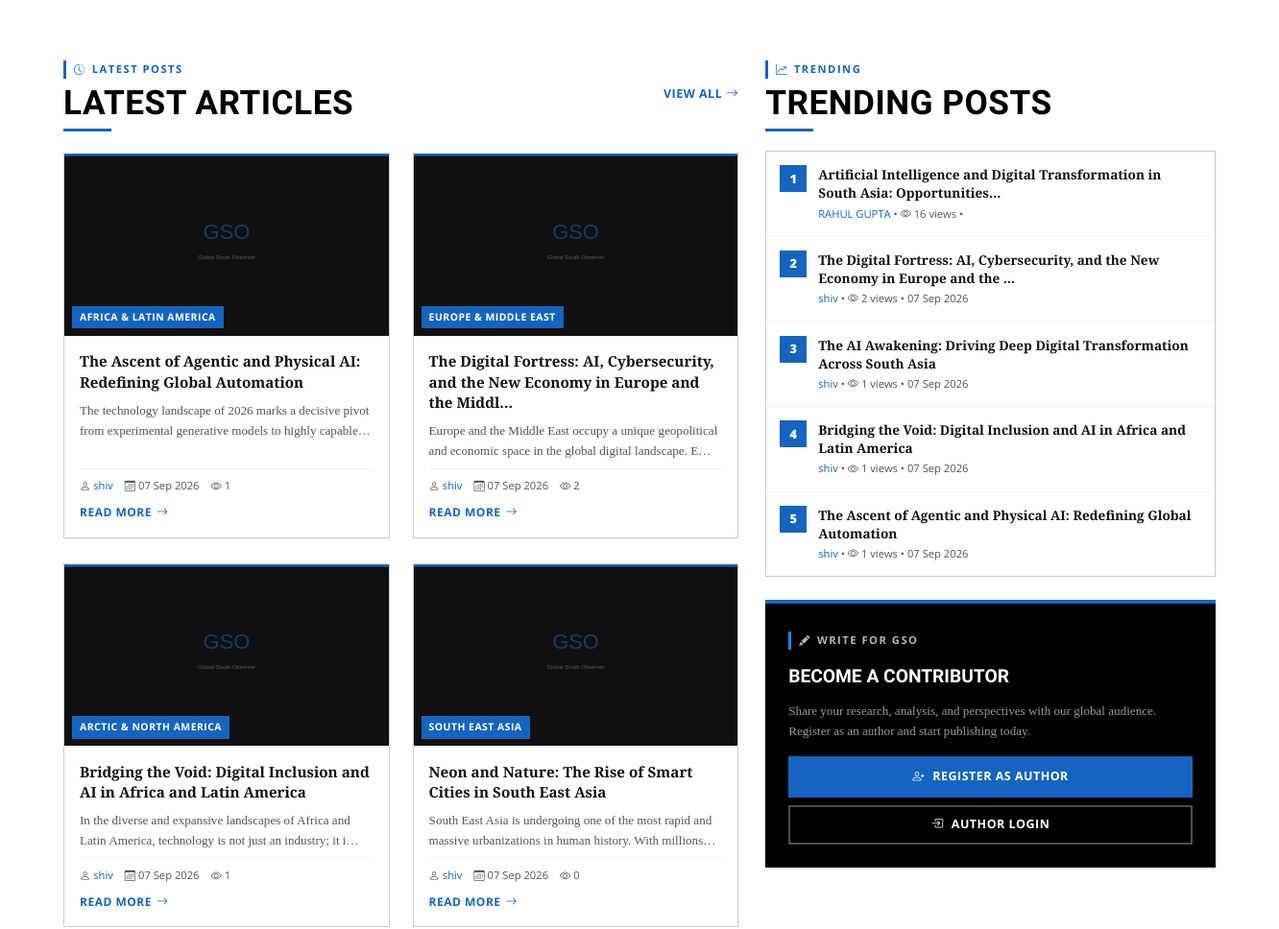
/ (middle part), run on an earlier commit of the app's database.
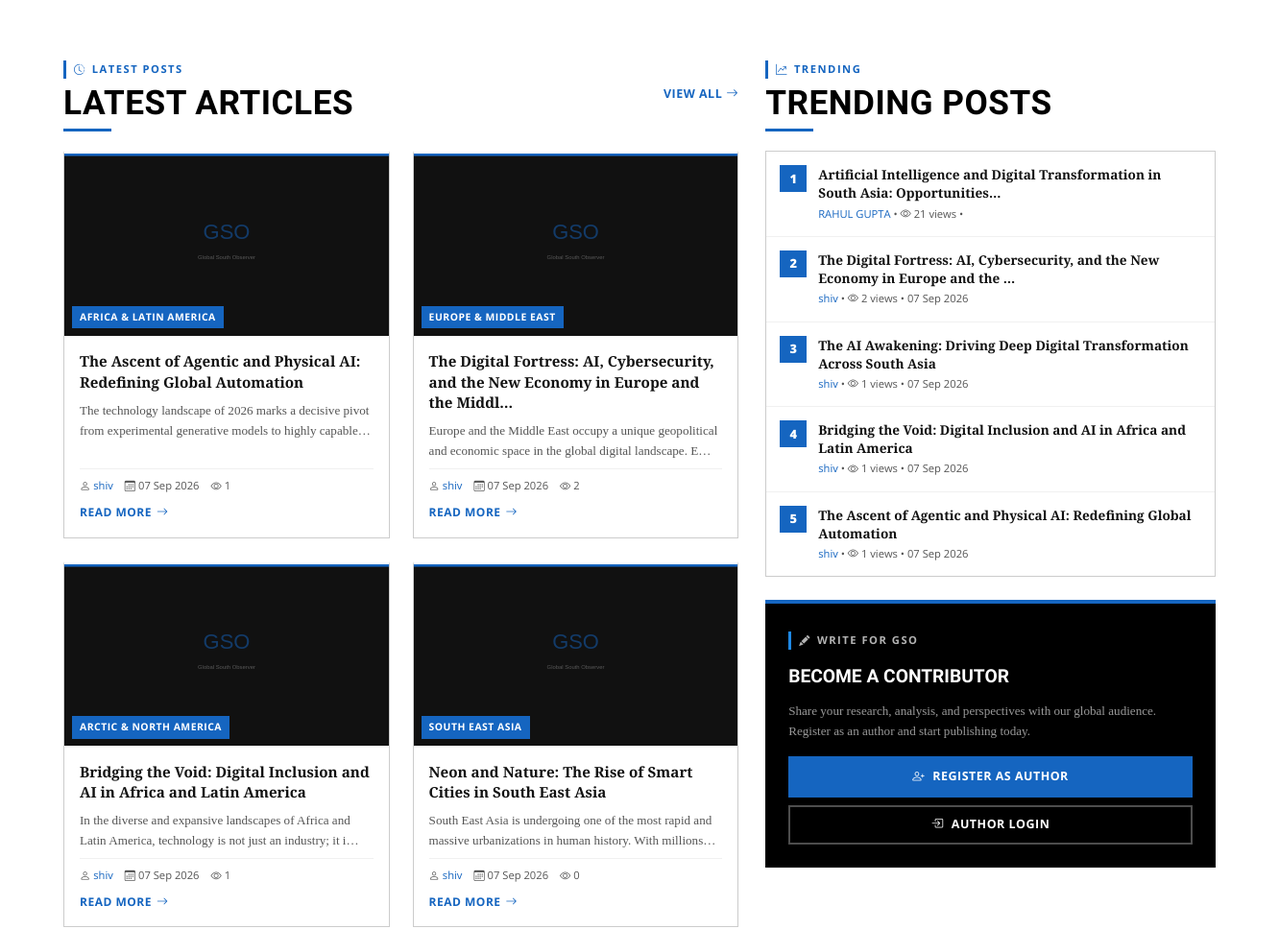
And on a later commit of the database.
### observer/models.py (models this page shows, shortened)
class Post(models.Model):
    CATEGORY_CHOICES = [
        ('global-south',        'Global South'),
        ('indo-pacific',        'Indo-Pacific Region'),
        ('south-asia',          'South Asia'),
        ('south-east-asia',     'South East Asia'),
        ('africa-latin-america','Africa & Latin America'),
        ('europe-middle-east',  'Europe & Middle East'),
        ('arctic-north-america','Arctic & North America'),
    ]
    STATUS_CHOICES = [
        ('pending',   'Pending Review'),
        ('published', 'Published'),
        ('rejected',  'Rejected'),
    ]
    title            = models.CharField(max_length=300)
    slug             = models.SlugField(max_length=320, unique=True, blank=True)
    author           = models.ForeignKey(Author, on_delete=models.CASCADE, related_name='posts')
    category         = models.CharField(max_length=50, choices=CATEGORY_CHOICES)
    image            = models.ImageField(upload_to='posts/%Y/%m/')
    keywords         = models.CharField(max_length=500, help_text='Comma-separated keywords')
    content          = models.TextField()
    status           = models.CharField(max_length=20, choices=STATUS_CHOICES, default='pending')
    views            = models.PositiveIntegerField(default=0)
    rejection_reason = models.TextField(blank=True)
    created_at       = models.DateTimeField(auto_now_add=True)
    updated_at       = models.DateTimeField(auto_now=True)
    published_at     = models.DateTimeField(null=True, blank=True)
    class Meta:
        ordering = ['-created_at']
        verbose_name = 'Post'
        verbose_name_plural = 'Posts'
    def get_absolute_url(self):
        from django.urls import reverse
        return reverse('post_detail', kwargs={'slug': self.slug})

class Author(models.Model):
    user = models.OneToOneField(User, on_delete=models.CASCADE, related_name='author_profile')
    bio = models.TextField(blank=True)
    photo = models.ImageField(upload_to='authors/', blank=True, null=True)
    website = models.URLField(blank=True)
    twitter_handle = models.CharField(max_length=100, blank=True)
    linkedin_url = models.URLField(blank=True)
    group = models.ForeignKey(
        AuthorGroup, on_delete=models.SET_NULL,
        null=True, blank=True, related_name='members'
    )
    is_approved = models.BooleanField(default=True)
    created_at = models.DateTimeField(auto_now_add=True)
    class Meta:
        ordering = ['-created_at']
        verbose_name = 'Author'
        verbose_name_plural = 'Authors'
    def __str__(self):
        return self.user.get_full_name() or self.user.username
    def get_absolute_url(self):
        from django.urls import reverse
        return reverse('author_public_profile', kwargs={'username': self.user.username})

### observer/views.py (the view)
# urls.py: path('', views.HomeView.as_view(), name='home'),
class HomeView(TemplateView):
    template_name = 'home.html'
    def get_context_data(self, **kwargs):
        ctx = super().get_context_data(**kwargs)
        published = Post.objects.filter(status='published').select_related('author__user')
        ctx['latest_posts']   = published.order_by('-published_at')[:6]
        ctx['trending_posts'] = published.order_by('-views')[:5]
        ctx['featured_post']  = published.order_by('-published_at').first()
        ctx['subscribe_form'] = SubscriberForm()
        return ctx

### templates/home.html (shortened to what the changed rows need)
{% extends 'base.html' %}
{% load static %}
{% block content %}
<section class="section">
  <div class="container">
    <div class="featured-layout">
      <div>
        <div style="display:flex;align-items:center;justify-content:space-between;margin-bottom:20px;flex-wrap:wrap;gap:10px;">
          <div>
            <h2 class="section-title">Latest Articles</h2>
          </div>
        </div>
      </div>
      <div>
        <div style="margin-bottom:20px;">
          <h2 class="section-title">Trending Posts</h2>
        </div>
        {% if trending_posts %}
        <div class="trending-list">
          {% for post in trending_posts %}
          <div class="trending-item" data-animate>
            <span class="trending-num">{{ forloop.counter }}</span>
            <div class="trending-body">
              <h4><a href="{{ post.get_absolute_url }}">{{ post.title|truncatechars:80 }}</a></h4>
              <div class="trending-meta">
                <a href="{{ post.author.get_absolute_url }}" style="color:var(--blue);">{{ post.author }}</a>
                &bull; <i class="bi bi-eye"></i> {{ post.views }} views
                &bull; {{ post.published_at|date:"d M Y" }}
              </div>
            </div>
          </div>
          {% endfor %}
        </div>
        {% else %}
        <div style="padding:32px;border:1px solid var(--border);text-align:center;color:var(--mid-gray);">
          <i class="bi bi-graph-up" style="font-size:2rem;display:block;margin-bottom:10px;"></i>
          <p>Trending posts will appear here once articles are published.</p>
        </div>
        {% endif %}
      </div>
    </div>
  </div>
</section>
{% endblock %}

What changed in the data, as far as the page shows it:
changed Post "Artificial Intelligence and Digital Transformation in South Asia: Opportunities…": views "16" → "21"
